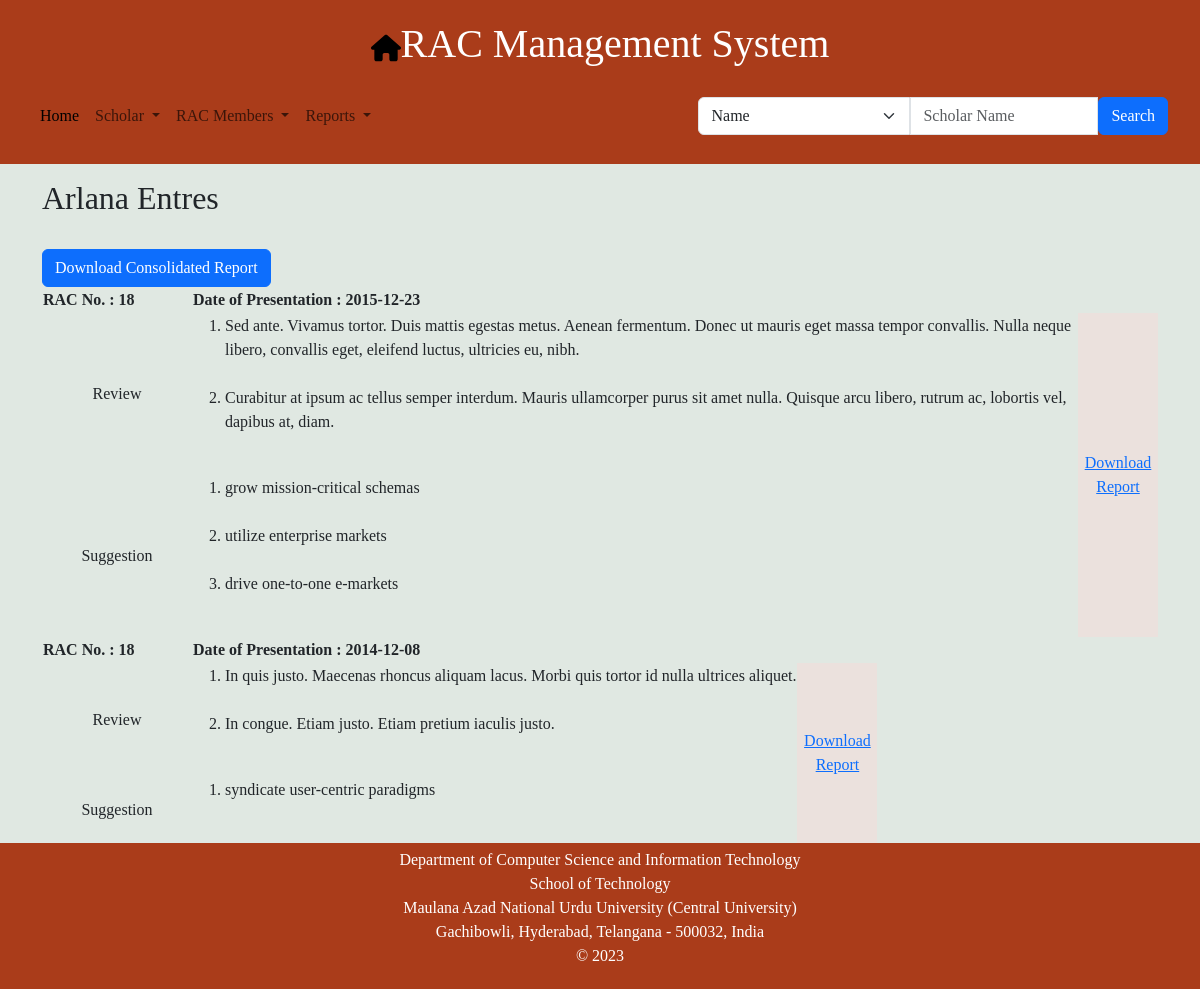
The page /view_reports/16 on the database its author committed.
### model.py (models this page shows)
class Scholar(db.Model):
    scholar_id = db.Column(db.Integer(),primary_key = True, nullable = False)
    name = db.Column(db.String(50),nullable = False)
    roll_no = db.Column(db.String(15),nullable = False,unique = True)
    email = db.Column(db.String(25),unique=True)
    gender = db.Column(db.String(6),nullable = False)
    research_topic = db.Column(db.String(150))
    full_time = db.Column(db.Boolean,nullable= False)
    STATUS_CHOICES = ['In Progress', 'Awarded', 'De-Registered', 'Cancelled']
    status = db.Column(db.String(length=20), Enum(*STATUS_CHOICES), nullable=False, default='In Progress')
    date_of_admission = db.Column(db.Date,nullable = False)
    pre_submission_date = db.Column(db.Date)
    thesis_submission_date = db.Column(db.Date)
    viva_voce_date = db.Column(db.Date)
    date_of_award = db.Column(db.Date)
    supervisor_id = db.Column(db.Integer,db.ForeignKey("supervisor.supervisor_id"))
    hod_nominee_id = db.Column(db.Integer,db.ForeignKey("supervisor.supervisor_id"))
    supervisor_nominee_id = db.Column(db.Integer,db.ForeignKey("supervisor.supervisor_id"))
    supervisor = db.relationship("Supervisor",backref = 'scholar',foreign_keys=[supervisor_id])
    hod_nominee = db.relationship("Supervisor",backref = 'hod_nominee_scholar', foreign_keys=[hod_nominee_id])
    supervisor_nominee = db.relationship("Supervisor",backref = 'supervisor_nominee_scholar',foreign_keys=[supervisor_nominee_id])

class Rac_report(db.Model):
    rac_report_id = db.Column(db.Integer(), primary_key=True, nullable=False)
    scholar_id = db.Column(db.Integer, db.ForeignKey('scholar.scholar_id'), nullable=False)
    rac_no = db.Column(db.Integer, nullable=False)
    date_of_presentation = db.Column(db.String(20), nullable=False)
    recommendation = db.relationship('Recommendation')
    review = db.relationship('Review')
    __table_args__ = (
        db.UniqueConstraint('rac_no', 'date_of_presentation', name='uq_rac_no_date_of_presentation'),
    )

class Review(db.Model):
    review_id = db.Column(db.Integer(),primary_key = True, nullable = False)
    rac_report_id = db.Column(db.Integer,db.ForeignKey('rac_report.rac_report_id'),nullable = False)
    review = db.Column(db.String(250),nullable = False)

class Recommendation(db.Model):
    Recommendation_id = db.Column(db.Integer(),primary_key = True, nullable = False)
    rac_report_id = db.Column(db.Integer,db.ForeignKey('rac_report.rac_report_id'),nullable = False)
    recommendation = db.Column(db.String(250),nullable = False)

### app.py (the view)
@app.route('/view_reports/<int:id>',methods = ['GET','POST'])
def view_reports(id):
    scholar = Scholar.query.get(id)
    rac_reports = Rac_report.query.filter_by(scholar_id = id).all()
    return render_template('view_report.html',scholar = scholar,rac_reports =rac_reports)

### templates/view_report.html (shortened to what this page needs)
{% extends 'base.html' %}
{% block body %}
<div id="cont" class="container">
    <div>
        <h2 style="margin-top: 15px;">{{ scholar.name }}</h2><br>
        <a href="/download_report" class="btn btn-primary">Download Consolidated Report</a>
    </div>
    {% if rac_reports|length == 0 %}
    <br>
    <div style="display: block;">
        <p>No report available. <a href="/scholar_report">Create one!</a></p>
    </div>
    {% else %}
    {% for rac_report in rac_reports %}
    <table>
        <thead>
            <tr>
                <th style="width: 150px;">RAC No. : {{ rac_report.rac_no }}</th>
                <th>Date of Presentation : {{ rac_report.date_of_presentation }}</th>
                <th></th>
            </tr>
        </thead>
        <tbody>
            <tr>
                <td>Review</td>
                <td>
                    <ol>
                    {% for rev in rac_report.review %}
                        <li>{{ rev.review }}</li><br>
                    {% endfor %}
                    </ol>
                </td>
                <td rowspan="2" style="background-color: #ebe1dd;">
                    <a href="{{ url_for('download_report', rac_id=rac_report.rac_report_id) }}">Download Report</a>
                </td>
            </tr>
            <tr>
                <td>Suggestion</td>
                <td>
                    <ol>
                    {% for rec in rac_report.recommendation %}
                        <li>{{ rec.recommendation }}</li><br>
                    {% endfor %}
                    </ol>
                </td>
            </tr>
        </tbody>
    </table>
    {% endfor %}
    {% endif %}
</div>
{% endblock %}

### templates/base.html (style rules this page uses)
body { display: flex; flex-direction: column; min-height: 100vh; }
.container { flex-grow: 1; }

### templates/view_report.html (style rules this page uses)
td:nth-child(1), td:nth-child(3) { width: 80px; text-align: center; }

### rows shown on the page
Scholar: name "Arlana Entres"
Rac_report: rac_no "18", date_of_presentation "2015-12-23"
Review: review "Sed ante. Vivamus tortor. Duis mattis egestas metus. Aenean fermentum. Donec ut mauris eget massa tempor convallis. Nulla neque libero, convallis eget, eleifend luctus, ultricies eu, nibh."
Review: review "Curabitur at ipsum ac tellus semper interdum. Mauris ullamcorper purus sit amet nulla. Quisque arcu libero, rutrum ac, lobortis vel, dapibus at, diam."
Recommendation: recommendation "grow mission-critical schemas"
Recommendation: recommendation "utilize enterprise markets"
Recommendation: recommendation "drive one-to-one e-markets"
Rac_report: rac_no "18", date_of_presentation "2014-12-08"
Review: review "In quis justo. Maecenas rhoncus aliquam lacus. Morbi quis tortor id nulla ultrices aliquet."
Review: review "In congue. Etiam justo. Etiam pretium iaculis justo."
Recommendation: recommendation "syndicate user-centric paradigms"
